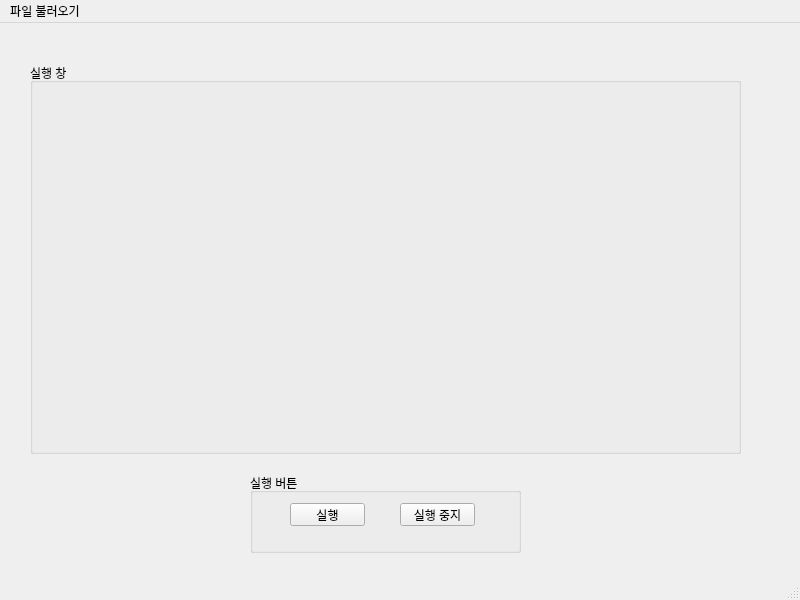
<?xml version="1.0" encoding="UTF-8"?>
<ui version="4.0">
 <class>MainWindow</class>
 <widget class="QMainWindow" name="MainWindow">
  <property name="geometry">
   <rect>
    <x>0</x>
    <y>0</y>
    <width>800</width>
    <height>600</height>
   </rect>
  </property>
  <property name="windowTitle">
   <string>MainWindow</string>
  </property>
  <widget class="QWidget" name="centralwidget">
   <widget class="QGroupBox" name="Printpage">
    <property name="geometry">
     <rect>
      <x>30</x>
      <y>40</y>
      <width>711</width>
      <height>391</height>
     </rect>
    </property>
    <property name="title">
     <string>실행 창</string>
    </property>
    <widget class="QWidget" name="PrintImage" native="true">
     <property name="geometry">
      <rect>
       <x>60</x>
       <y>40</y>
       <width>581</width>
       <height>311</height>
      </rect>
     </property>
    </widget>
   </widget>
   <widget class="QGroupBox" name="groupBox">
    <property name="geometry">
     <rect>
      <x>250</x>
      <y>450</y>
      <width>271</width>
      <height>80</height>
     </rect>
    </property>
    <property name="title">
     <string>실행 버튼</string>
    </property>
    <widget class="QPushButton" name="btnEnd">
     <property name="geometry">
      <rect>
       <x>150</x>
       <y>30</y>
       <width>75</width>
       <height>23</height>
      </rect>
     </property>
     <property name="text">
      <string>실행 중지</string>
     </property>
    </widget>
    <widget class="QPushButton" name="btnStart">
     <property name="geometry">
      <rect>
       <x>40</x>
       <y>30</y>
       <width>75</width>
       <height>23</height>
      </rect>
     </property>
     <property name="text">
      <string>실행</string>
     </property>
    </widget>
   </widget>
  </widget>
  <widget class="QStatusBar" name="statusbar"/>
  <widget class="QMenuBar" name="menubar">
   <property name="geometry">
    <rect>
     <x>0</x>
     <y>0</y>
     <width>800</width>
     <height>21</height>
    </rect>
   </property>
   <widget class="QMenu" name="menu">
    <property name="title">
     <string>파일 불러오기</string>
    </property>
    <addaction name="actionFileOpen"/>
   </widget>
   <addaction name="menu"/>
  </widget>
  <action name="actionFileOpen">
   <property name="text">
    <string>file open</string>
   </property>
  </action>
 </widget>
 <resources/>
 <connections/>
</ui>
